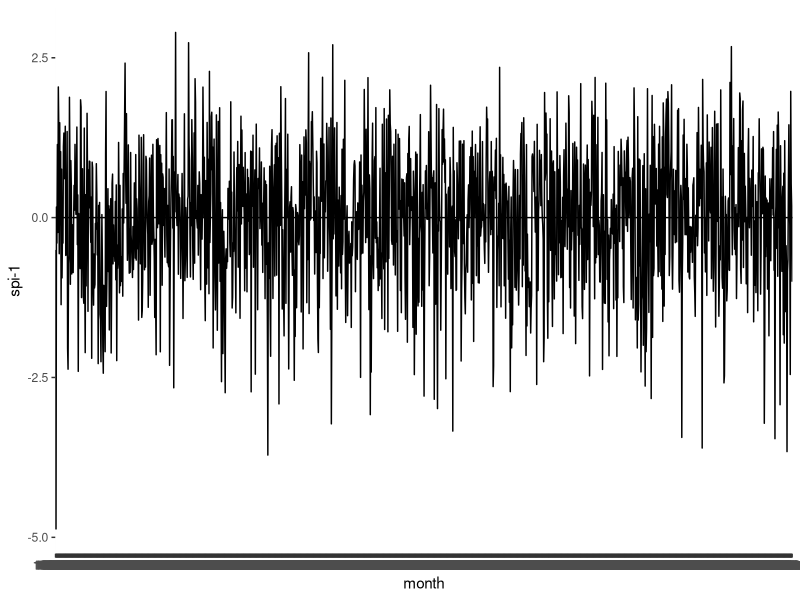
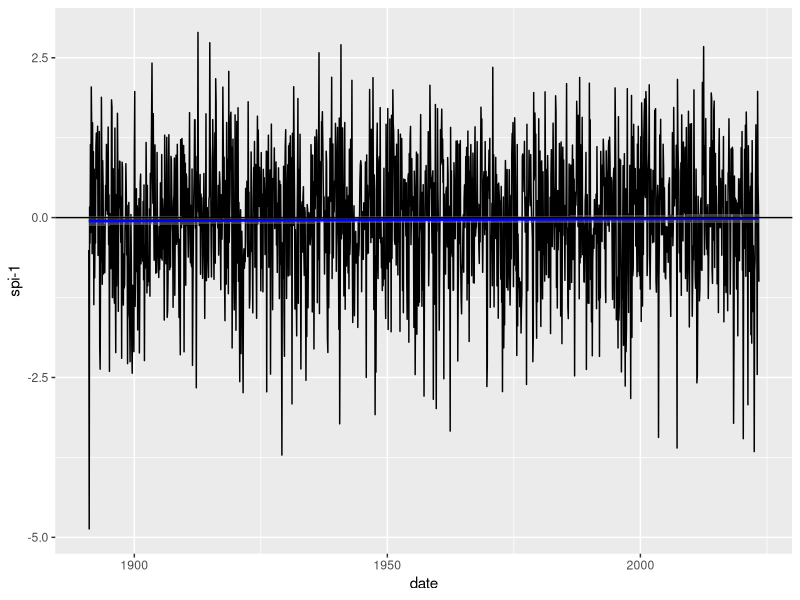

The R script that drew these images, in order:
library(tidyverse)
library(fs)


f <- dir_ls("data", regexp = "nhmp")
gran <- map(f, read_csv, skip = 7)
gran <- map(1:6, \(x) gran[[x]] |> mutate(date = ym(month)))
gran <- map(1:6, \(x) gran[[x]] |> filter(date >= "1981-12-01"))

gran <- map(1:6, \(x) gran[[x]] |> pivot_longer(names_to = "metric", values_to = "value", cols = 2:8))
list_rbind(gran) |>
  mutate(index = str_extract(metric, "^\\w{3}"), 
         period = abs(parse_number(metric)))

nhmp_spi_nrfa_33053_1_ <- read_csv("data/nhmp-spi-nrfa-33053 (1).csv", skip = 7)
nhmp_spi_nrfa_33055_1_ <- read_csv("data/nhmp-spi-nrfa-33055 (1).csv", skip = 7)
nhmp_spi_nrfa_33066_1_ <- read_csv("data/nhmp-spi-nrfa-33066 (1).csv", skip = 7)
nhmp_ssi_nrfa_33053_1_ <- read_csv("data/nhmp-ssi-nrfa-33053 (1).csv", skip = 7)
nhmp_ssi_nrfa_33055_1_ <- read_csv("data/nhmp-ssi-nrfa-33055 (1).csv", skip = 7)
nhmp_ssi_nrfa_33066_1_ <- read_csv("data/nhmp-ssi-nrfa-33066 (1).csv", skip = 7)





nhmp_spi_nrfa_33053_1_ |>
  ggplot() +
  geom_line(aes(month, `spi-1`, group = 1)) +
  geom_smooth(aes(month, `spi-1`), method = "lm", colour = "blue") +
  geom_hline(yintercept = 0)
  

nhmp_spi_nrfa_33053_1_ |>
  mutate(date = ym(month)) |>
  ggplot() +
  geom_line(aes(date, `spi-1`, group = 1)) +
  geom_smooth(aes(date, `spi-1`), method = "gam", colour = "blue") +
  geom_hline(yintercept = 0)
